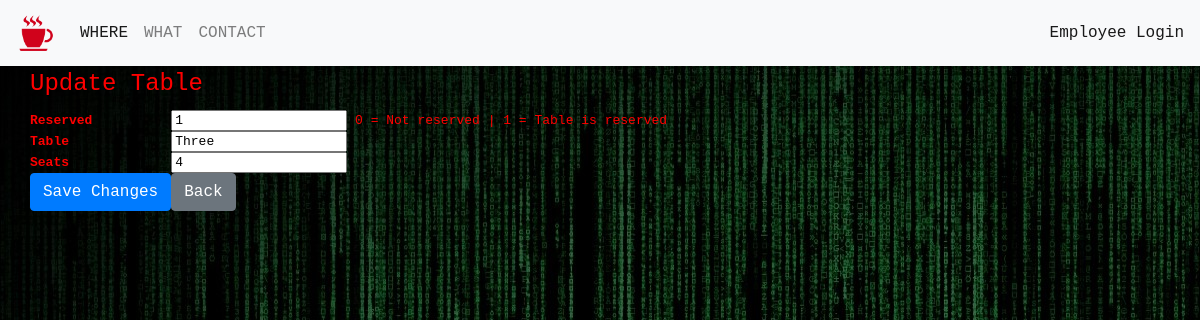
The page /update.php?id=3 on the database its author committed.
### tables this page shows
CREATE TABLE `tables` (
  `table_id` int(11) NOT NULL,
  `table_name` varchar(25) NOT NULL,
  `table_capacity` int(11) NOT NULL,
  `table_reserved` tinyint(1) NOT NULL
);

### update.php (the view, shortened to what this page needs)
<?php
require_once 'actions/db_connect.php';
if($_GET['id']) {
    $id = $_GET['id'];
    $sql = "SELECT * FROM tables WHERE table_id = {$id}";
    $result = $conn->query($sql);
    $data = $result->fetch_assoc();
?>
<?php require_once 'navbar.php'; ?>
<div class="container">
    <div class="row">
        <fieldset>
            <legend>Update Table</legend>
            <form action="actions/a_update.php" method="post">
                <table cellspacing="0" cellpadding="0">
                    <tr>
                        <th>Reserved</th>
                        <td><input type="text" name="table_reserved" placeholder="reserved" value="<?php echo $data['table_reserved'] ?>" /> 0 = Not reserved | 1 = Table is reserved</td>
                    </tr>
                    <tr>
                        <th>Table</th>
                        <td><input type="text" name="table_name" placeholder="Description" value="<?php echo $data['table_name'] ?>" /></td>
                    </tr>
                    <tr>
                        <th>Seats</th>
                        <td><input type="text" name="table_capacity" placeholder="Capacity" value="<?php echo $data['table_capacity'] ?>" /></td>
                    </tr>
                    <tr>
                        <td><button type="submit" class="btn btn-primary">Save Changes</button></td>
                        <td><a href="home.php"><button type="button" class="btn btn-secondary">Back</button></a></td>
                    </tr>
                </table>
            </form>
        </fieldset>
    </div>
</div>
</body>
</html>
<?php
}
?>

### style.css (style rules this page uses)
.body { background: url('img/system-failure.jpg'); color: red; font-family: monospace }

### rows shown on the page
tables: table_reserved "1", table_name "Three", table_capacity "4"
